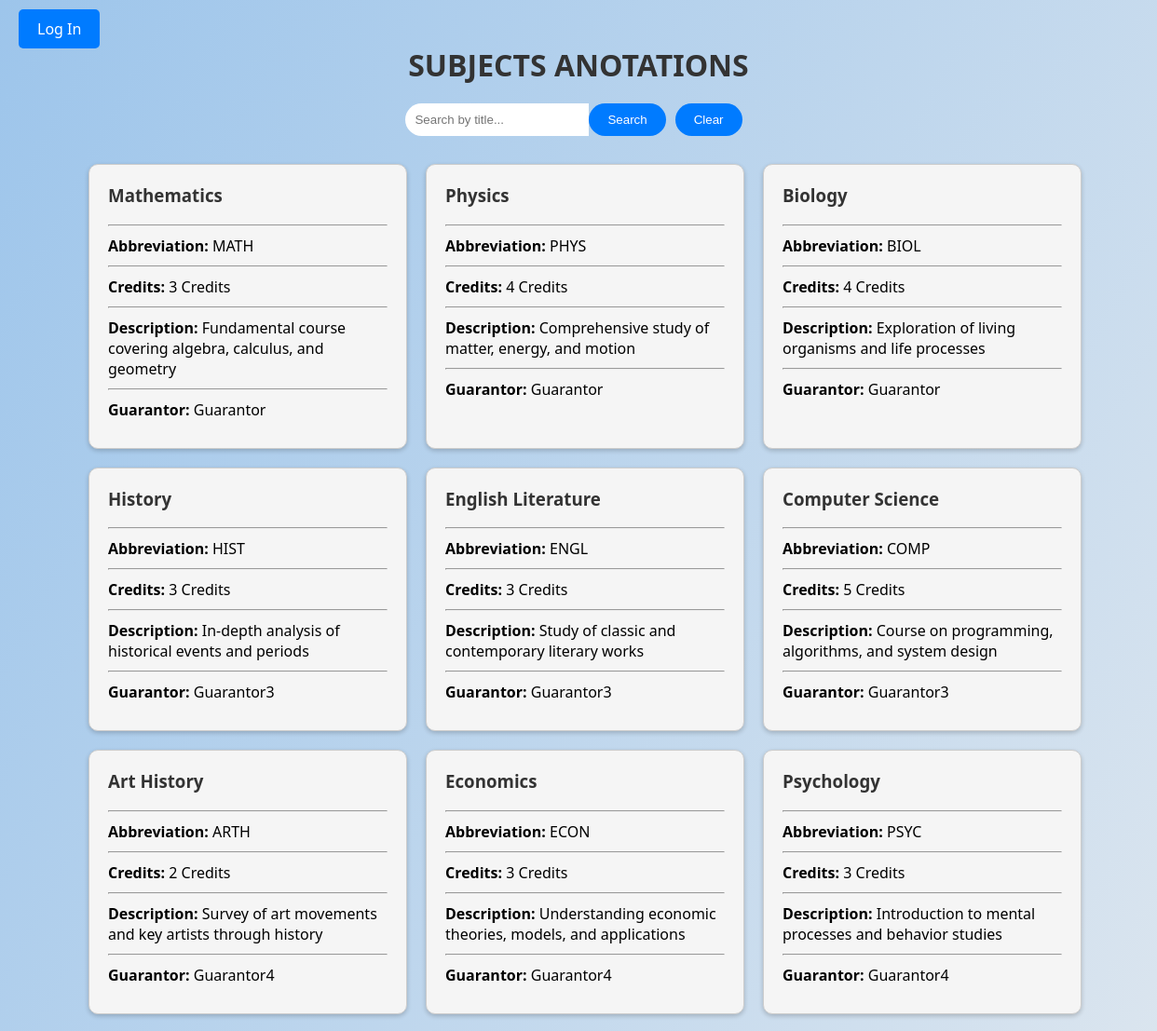
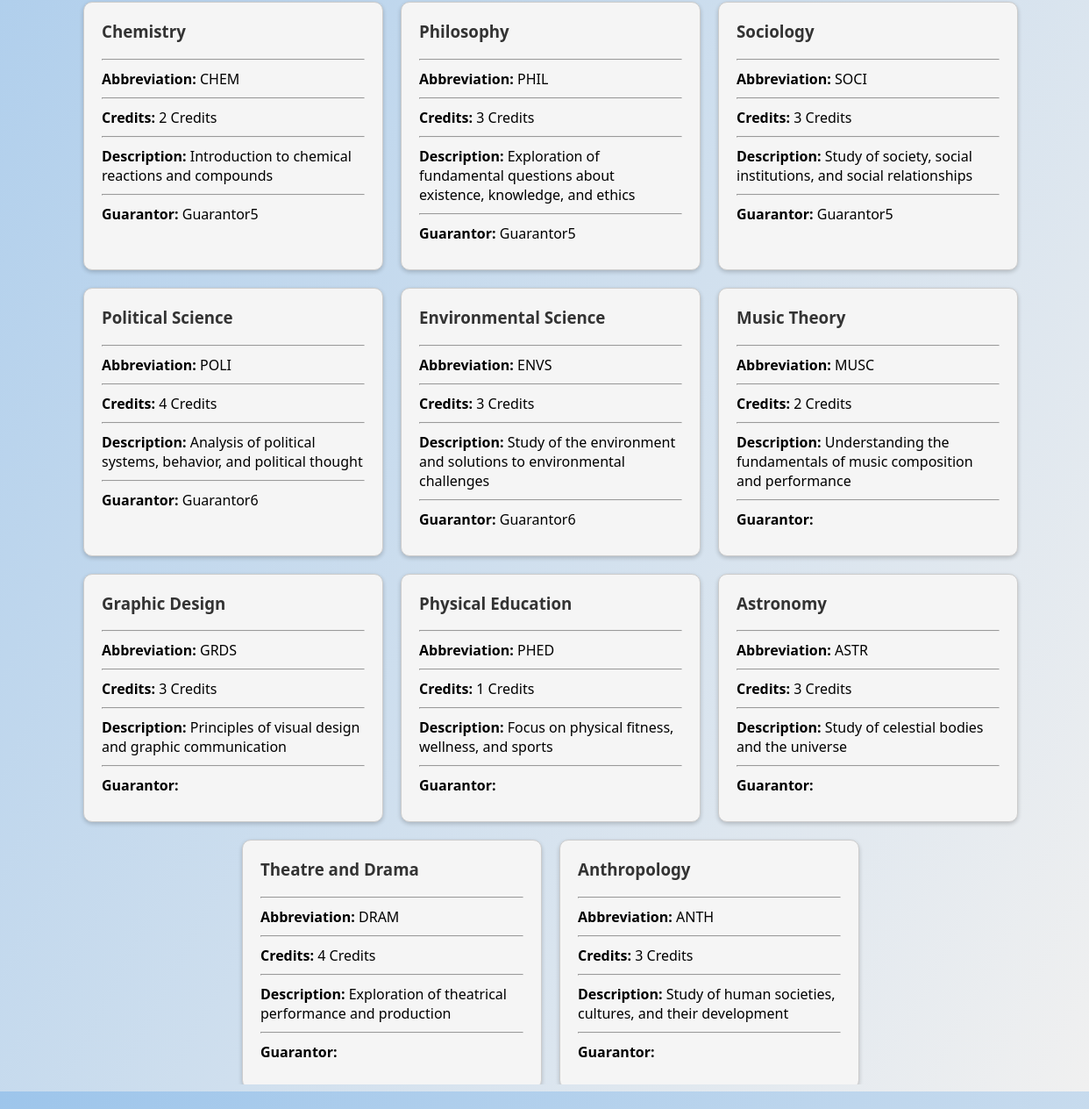
Screenshot of /Pages/User/anotations_page.php with the database file from the repository (2 pictures, top to bottom).
### tables this page shows
CREATE TABLE SUBJECTS (
     
    subject_ID INT AUTO_INCREMENT NOT NULL PRIMARY KEY,
     
    guarantor_ID INT REFERENCES USERS(user_ID),
     
    title VARCHAR(50) NOT NULL,
    abbervation VARCHAR(4) NOT NULL UNIQUE,
    credits INT NOT NULL,
    subj_description VARCHAR(500)
);

CREATE TABLE USERS (
     
    user_ID INT AUTO_INCREMENT NOT NULL PRIMARY KEY,
     
    username VARCHAR(50) NOT NULL UNIQUE,
    hashed_password VARCHAR(255) NOT NULL,  
    email VARCHAR(50) NOT NULL ,
    user_role ENUM('Admin', 'Guarantor', 'Teacher', 'Scheduler', 'Student') NOT NULL
);

### Pages/User/anotations_page.php (the view, shortened to what this page needs)
<?php
require '../../Database/db_connect.php';
$searchQuery = isset($_GET['search']) ? $_GET['search'] : "";
$subjects = [];
if (!empty($searchQuery)) {
    $stmt = $pdo->prepare("SELECT SUBJECTS.*, USERS.username as guarantor_name FROM SUBJECTS LEFT JOIN USERS ON SUBJECTS.guarantor_ID = USERS.user_ID WHERE SUBJECTS.title LIKE :title");
    $stmt->execute(['title' => '%'.$searchQuery.'%']);
    $subjects = $stmt->fetchAll(PDO::FETCH_ASSOC);
} else {
    $stmt = $pdo->prepare("SELECT SUBJECTS.*, USERS.username as guarantor_name FROM SUBJECTS LEFT JOIN USERS ON SUBJECTS.guarantor_ID = USERS.user_ID");
    $stmt->execute();
    $subjects = $stmt->fetchAll(PDO::FETCH_ASSOC);
}
?>
<!DOCTYPE html>
<html lang="en">
<head>
    <link rel="stylesheet" href="../../Styles/anotations_style.css">
    <link rel="stylesheet" href="../../Styles/sidebar_style.css">
    <link rel="stylesheet" href="https://cdnjs.cloudflare.com/ajax/libs/font-awesome/6.0.0-beta3/css/all.min.css">
</head>
<body>
<?php if (!isset($_SESSION['loggedin']) || $_SESSION['loggedin'] !== true): ?>
    <div class="login-button-container">
        <a href="../../Pages/User/login_page.php" class="login-button">Log In</a>
    </div>
<?php endif; ?>
<div class="title">Subjects anotations</div>
<div class="search-form">
    <input type="text" id="searchBox" value="<?php echo htmlspecialchars($searchQuery); ?>" class="search-input" placeholder="Search by title...">
    <button onclick="searchUser()" class="search-btn">Search</button>
    <button onclick="clearAndSearch()" class="search-btn">Clear</button>
</div>
<div class="card-container">
    <?php foreach ($subjects as $subject): ?>
        <div class="card">
            <h3><?= htmlspecialchars($subject['title']) ?></h3>
            <hr>
            <p><strong>Abbreviation:</strong> <?= htmlspecialchars($subject['abbervation']) ?></p>
            <hr>
            <p><strong>Credits:</strong> <?= htmlspecialchars($subject['credits']) ?> Credits</p>
            <hr>
            <p><strong>Description:</strong> <?= htmlspecialchars($subject['subj_description']) ?></p>
            <hr>
            <p><strong>Guarantor:</strong> <?= htmlspecialchars($subject['guarantor_name']) ?></p>
        </div>
    <?php endforeach; ?>
</div>
</body>
</html>

### Styles/anotations_style.css (style rules this page uses)
.card-container { display: flex; flex-wrap: wrap; gap: 20px; justify-content: center; overflow-y: auto; max-height: 75vh; width: 100%; max-width: 1200px; margin: 0 auto; padding: 20px; }
.card { border: 1px solid #ccc; padding: 20px; box-shadow: 0 2px 5px rgba(0,0,0,0.2); width: 300px; background: whitesmoke; border-radius: 10px; }
.card h3 { margin-top: 0; color: #333; }
.card p { margin: 10px 0; }
.title { text-align: center; font-size: 2em; margin-top: 20px; margin-bottom: 20px; color: #333; font-weight: bold; text-transform: uppercase; }
.search-form { display: flex; justify-content: center; margin-bottom: 10px; }
.search-input[type="text"] { padding: 10px; border: none; border-radius: 20px 0 0 20px; outline: none; width: 70%; }
.search-btn { padding: 10px 20px; margin-right: 10px; border: none; background-color: #007BFF; color: white; border-radius: 20px; cursor: pointer; }
.login-button-container { position: absolute; top: 20px; left: 20px; }
.login-button { padding: 10px 20px; background-color: #007bff; color: white; text-decoration: none; border-radius: 5px; font-size: 1em; }

### rows the page displays
subjects: title "Mathematics", abbervation "MATH", credits "3", subj_description "Fundamental course covering algebra, calculus, and geometry", guarantor_ID.username "Guarantor"
subjects: title "Physics", abbervation "PHYS", credits "4", subj_description "Comprehensive study of matter, energy, and motion", guarantor_ID.username "Guarantor"
subjects: title "Biology", abbervation "BIOL", credits "4", subj_description "Exploration of living organisms and life processes", guarantor_ID.username "Guarantor"
subjects: title "History", abbervation "HIST", credits "3", subj_description "In-depth analysis of historical events and periods", guarantor_ID.username "Guarantor3"
subjects: title "English Literature", abbervation "ENGL", credits "3", subj_description "Study of classic and contemporary literary works", guarantor_ID.username "Guarantor3"
subjects: title "Computer Science", abbervation "COMP", credits "5", subj_description "Course on programming, algorithms, and system design", guarantor_ID.username "Guarantor3"
subjects: title "Art History", abbervation "ARTH", credits "2", subj_description "Survey of art movements and key artists through history", guarantor_ID.username "Guarantor4"
subjects: title "Economics", abbervation "ECON", credits "3", subj_description "Understanding economic theories, models, and applications", guarantor_ID.username "Guarantor4"
subjects: title "Psychology", abbervation "PSYC", credits "3", subj_description "Introduction to mental processes and behavior studies", guarantor_ID.username "Guarantor4"
subjects: title "Chemistry", abbervation "CHEM", credits "2", subj_description "Introduction to chemical reactions and compounds", guarantor_ID.username "Guarantor5"
subjects: title "Philosophy", abbervation "PHIL", credits "3", subj_description "Exploration of fundamental questions about existence, knowledge, and ethics", guarantor_ID.username "Guarantor5"
subjects: title "Sociology", abbervation "SOCI", credits "3", subj_description "Study of society, social institutions, and social relationships", guarantor_ID.username "Guarantor5"
subjects: title "Political Science", abbervation "POLI", credits "4", subj_description "Analysis of political systems, behavior, and political thought", guarantor_ID.username "Guarantor6"
subjects: title "Environmental Science", abbervation "ENVS", credits "3", subj_description "Study of the environment and solutions to environmental challenges", guarantor_ID.username "Guarantor6"
subjects: title "Music Theory", abbervation "MUSC", credits "2", subj_description "Understanding the fundamentals of music composition and performance"
subjects: title "Graphic Design", abbervation "GRDS", credits "3", subj_description "Principles of visual design and graphic communication"
subjects: title "Physical Education", abbervation "PHED", credits "1", subj_description "Focus on physical fitness, wellness, and sports"
subjects: title "Astronomy", abbervation "ASTR", credits "3", subj_description "Study of celestial bodies and the universe"
subjects: title "Theatre and Drama", abbervation "DRAM", credits "4", subj_description "Exploration of theatrical performance and production"
subjects: title "Anthropology", abbervation "ANTH", credits "3", subj_description "Study of human societies, cultures, and their development"
